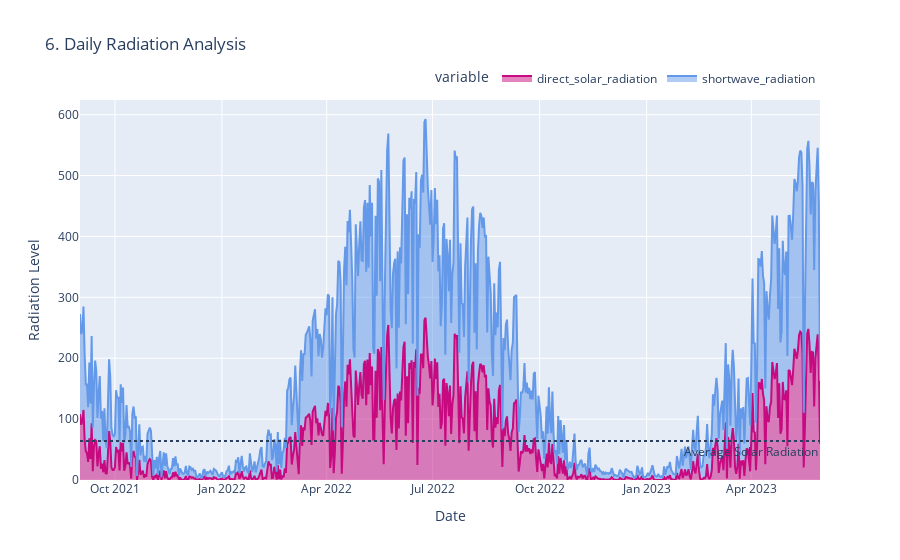

Notebook code for this chart:
### Code cell
fig = px.area(daily, x=daily.index, y=["direct_solar_radiation","shortwave_radiation"],title='6. Daily Radiation Analysis',
              color_discrete_map={"shortwave_radiation": "#6499E9","direct_solar_radiation": "#C70A80"})
fig.add_hline(y=meanSolar, line_dash="dot", annotation_text="Average Solar Radiation", annotation_position="bottom right")
fig.update_layout(xaxis_title="Date", yaxis_title="Radiation Level",legend=dict(orientation="h", yanchor="bottom", y=1.02, xanchor="right", x=1))
fig.show()

### Figure 1 — Plotly figure (JSON) as saved in the notebook; plotly's stock layout.template omitted (floating-point values rounded to 4 significant figures; data arrays with more than 128 entries replaced by an {"elided": "..."} marker saying what was removed)
{"data": [{"fillpattern": {"shape": ""}, "hovertemplate": "variable=direct_solar_radiation<br>datetime=%{x}<br>value=%{y}<extra></extra>", "legendgroup": "direct_solar_radiation", "line": {"color": "#C70A80"}, "marker": {"symbol": "circle"}, "mode": "lines", "name": "direct_solar_radiation", "orientation": "v", "showlegend": true, "stackgroup": "1", "x": {"elided": "637 str values"}, "xaxis": "x", "y": {"elided": "637 float values"}, "yaxis": "y", "type": "scatter"}, {"fillpattern": {"shape": ""}, "hovertemplate": "variable=shortwave_radiation<br>datetime=%{x}<br>value=%{y}<extra></extra>", "legendgroup": "shortwave_radiation", "line": {"color": "#6499E9"}, "marker": {"symbol": "circle"}, "mode": "lines", "name": "shortwave_radiation", "orientation": "v", "showlegend": true, "stackgroup": "1", "x": {"elided": "637 str values"}, "xaxis": "x", "y": {"elided": "637 float values"}, "yaxis": "y", "type": "scatter"}], "layout": {"xaxis": {"anchor": "y", "domain": [0, 1], "title": {"text": "Date"}, "type": "date", "range": ["2021-09-01", "2023-05-30"], "autorange": true}, "yaxis": {"anchor": "x", "domain": [0, 1], "title": {"text": "Radiation Level"}, "type": "linear", "range": [0, 624.1], "autorange": true}, "legend": {"title": {"text": "variable"}, "tracegroupgap": 0, "orientation": "h", "yanchor": "bottom", "y": 1.02, "xanchor": "right", "x": 1}, "title": {"text": "6. Daily Radiation Analysis"}, "shapes": [{"line": {"dash": "dot"}, "type": "line", "x0": 0, "x1": 1, "xref": "x domain", "y0": 63.95, "y1": 63.95, "yref": "y"}], "annotations": [{"showarrow": false, "text": "Average Solar Radiation", "x": 1, "xanchor": "right", "xref": "x domain", "y": 63.95, "yanchor": "top", "yref": "y"}], "autosize": true}}
